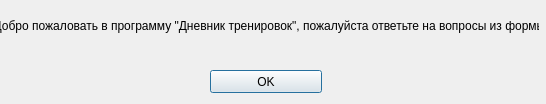
<?xml version="1.0" encoding="UTF-8"?>
<ui version="4.0">
 <class>Dialog_Setup</class>
 <widget class="QDialog" name="Dialog_Setup">
  <property name="geometry">
   <rect>
    <x>0</x>
    <y>0</y>
    <width>546</width>
    <height>104</height>
   </rect>
  </property>
  <property name="windowTitle">
   <string>Dialog</string>
  </property>
  <widget class="QLabel" name="welcomeLabel">
   <property name="geometry">
    <rect>
     <x>0</x>
     <y>0</y>
     <width>539</width>
     <height>51</height>
    </rect>
   </property>
   <property name="layoutDirection">
    <enum>Qt::LeftToRight</enum>
   </property>
   <property name="text">
    <string>Добро пожаловать в программу &quot;Дневник тренировок&quot;, пожалуйста ответьте на вопросы из формы</string>
   </property>
   <property name="alignment">
    <set>Qt::AlignCenter</set>
   </property>
  </widget>
  <widget class="QPushButton" name="btnOk">
   <property name="geometry">
    <rect>
     <x>210</x>
     <y>70</y>
     <width>112</width>
     <height>23</height>
    </rect>
   </property>
   <property name="text">
    <string>OK</string>
   </property>
  </widget>
 </widget>
 <resources/>
 <connections/>
</ui>
